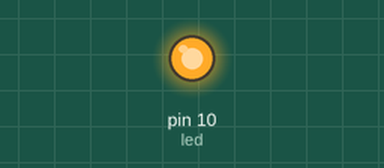
This sketch was run on a simulated Arduino Uno, built with avr-gcc and run on an emulated ATmega328P. Shown: output pins drawn as LEDs (lit = HIGH). What the sketch prints to the serial monitor is not drawn.

Above: at 0.05 s.
At 9.95 s:
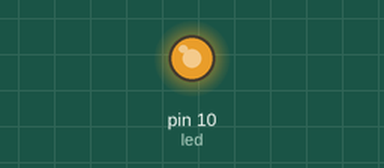
At 10.3 s:
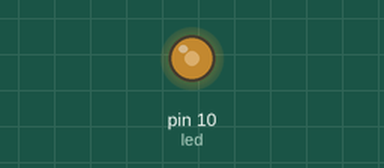
At 10.65 s:
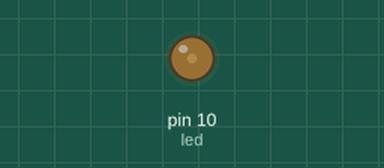
Timing chart, 0 to 14.1 s (numbered marks = the images above):
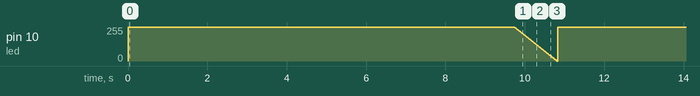

The sketch:

normalForceDecel.ino
```cpp
// change in velocity over time acceleration
int led = 10;           // the pin that the LED is attached to
int brightness = 0;    // how bright the LED is


void setup() {
  // put your setup code here, to run once:
Serial.begin(9600);


  pinMode(led, OUTPUT);
}


//v is km or mi per hour etc
// 5 feet per
//5feet every .5 seconds
//distance travled over some time
//5 change in position/displacement
//v = v1 * .98t

float time = 0;
float initialVelocity = 50;
float velocity = initialVelocity;


void loop() {
  velocity = initialVelocity  -4.9*time;

  if(velocity > 0){

  float velocityOut = velocity*1000;
  float mappedLed = map(velocityOut, 0 , 5000, 0 , 255);
  analogWrite(led, mappedLed);
  //Serial.println(velocity);
  Serial.println(mappedLed);
  }
  else{
    velocity=initialVelocity;
    time = 0;
  }


  delay(10);
  time+=.01;


  // put your main code here, to run repeatedly:

}
```

Measured:
- by itself, pin 10 (led): ramps from 255/255 to 0/255 and jumps back, once every 10.8 s
